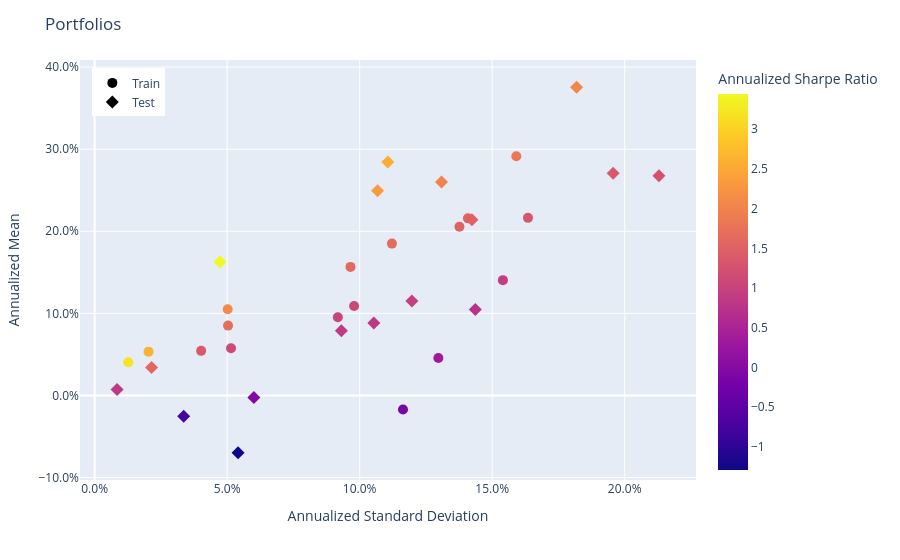

The code cell stored with this chart in its notebook:
### Code cell
population.plot_measures(
    x=RiskMeasure.ANNUALIZED_STANDARD_DEVIATION,
    y=PerfMeasure.ANNUALIZED_MEAN,
    color_scale=RatioMeasure.ANNUALIZED_SHARPE_RATIO,
    hover_measures=[RiskMeasure.MAX_DRAWDOWN, RatioMeasure.ANNUALIZED_SORTINO_RATIO],
)

### Figure 1 — Plotly figure (JSON) as saved in the notebook; plotly's stock layout.template omitted (floating-point values rounded to 4 significant figures)
{"data": [{"customdata": [["Train", 0.03352, 2.897, 2.093], ["Train", 0.04236, 1.817, 1.352], ["Train", 0.1105, 1.373, 1.037], ["Train", 0.09704, 1.595, 1.114], ["Train", 0.08943, 2.335, 1.622], ["Train", 0.01274, 3.837, 2.627], ["Train", 0.05732, 2.396, 1.649], ["Train", 0.01132, 4.478, 3.195], ["Train", 0.2036, 1.913, 1.323], ["Train", 0.102, 2.158, 1.532], ["Train", 0.1416, 1.261, 0.9119], ["Train", 0.2105, -0.2062, -0.1476], ["Train", 0.1416, 0.4949, 0.3519], ["Train", 0.1538, 2.23, 1.494], ["Train", 0.04214, 1.578, 1.12], ["Train", 0.1621, 2.572, 1.832], ["Train", 0.05715, 2.609, 1.691]], "hovertemplate": "<b>%{hovertext}</b><br><br>tag=%{customdata[0]}<br>Annualized Standard Deviation=%{x:.3f}<br>Annualized Mean=%{y:.3f}<br>MAX Drawdown=%{customdata[1]:.3f}<br>Annualized Sortino Ratio=%{customdata[2]:.3f}<br>Annualized Sharpe Ratio=%{marker.color:.3f}<extra></extra>", "hovertext": ["Fold 0", "Fold 1", "Fold 2", "Fold 3", "Fold 4", "Fold 5", "Fold 6", "Fold 7", "Fold 8", "Fold 9", "Fold 10", "Fold 11", "Fold 12", "Fold 13", "Fold 14", "Fold 15", "Fold 16"], "legendgroup": "Train", "marker": {"color": [2.093, 1.352, 1.037, 1.114, 1.622, 2.627, 1.649, 3.195, 1.323, 1.532, 0.9119, -0.1476, 0.3519, 1.494, 1.12, 1.832, 1.691], "coloraxis": "coloraxis", "size": 10, "symbol": "circle"}, "mode": "markers", "name": "Train", "orientation": "v", "showlegend": true, "type": "scatter", "x": [0.05021, 0.04019, 0.09176, 0.09789, 0.09653, 0.02033, 0.1122, 0.01269, 0.1635, 0.1409, 0.154, 0.1163, 0.1297, 0.1377, 0.05146, 0.1591, 0.05034], "xaxis": "x", "y": [0.1051, 0.05434, 0.0952, 0.109, 0.1566, 0.05341, 0.185, 0.04054, 0.2164, 0.2157, 0.1405, -0.01718, 0.04563, 0.2056, 0.05762, 0.2915, 0.08513], "yaxis": "y"}, {"customdata": [["Test", 0.04684, -1.661, -1.289], ["Test", 0.0456, -0.05247, -0.04007], ["Test", 0.04557, 2.889, 1.986], ["Test", 0.05121, 3.415, 2.337], ["Test", 0.1028, 2.054, 1.504], ["Test", 0.01165, 2.094, 1.591], ["Test", 0.04335, 1.266, 0.8478], ["Test", 0.009102, 1.101, 0.8621], ["Test", 0.1024, 1.011, 0.7298], ["Test", 0.1068, 1.399, 0.9611], ["Test", 0.06314, 1.148, 0.8383], ["Test", 0.03055, 3.86, 2.571], ["Test", 0.1154, 1.926, 1.383], ["Test", 0.1263, 1.663, 1.257], ["Test", 0.01349, 5.353, 3.442], ["Test", 0.09547, 3.028, 2.064], ["Test", 0.01427, -1.063, -0.7517]], "hovertemplate": "<b>%{hovertext}</b><br><br>tag=%{customdata[0]}<br>Annualized Standard Deviation=%{x:.3f}<br>Annualized Mean=%{y:.3f}<br>MAX Drawdown=%{customdata[1]:.3f}<br>Annualized Sortino Ratio=%{customdata[2]:.3f}<br>Annualized Sharpe Ratio=%{marker.color:.3f}<extra></extra>", "hovertext": ["Fold 0", "Fold 1", "Fold 2", "Fold 3", "Fold 4", "Fold 5", "Fold 6", "Fold 7", "Fold 8", "Fold 9", "Fold 10", "Fold 11", "Fold 12", "Fold 13", "Fold 14", "Fold 15", "Fold 16"], "legendgroup": "Test", "marker": {"color": [-1.289, -0.04007, 1.986, 2.337, 1.504, 1.591, 0.8478, 0.8621, 0.7298, 0.9611, 0.8383, 2.571, 1.383, 1.257, 3.442, 2.064, -0.7517], "coloraxis": "coloraxis", "size": 10, "symbol": "diamond"}, "mode": "markers", "name": "Test", "orientation": "v", "showlegend": true, "type": "scatter", "x": [0.05412, 0.06008, 0.1309, 0.1067, 0.1424, 0.02148, 0.09309, 0.008453, 0.1436, 0.1197, 0.1053, 0.1106, 0.1956, 0.2129, 0.04731, 0.1819, 0.0336], "xaxis": "x", "y": [-0.06976, -0.002407, 0.2599, 0.2495, 0.2141, 0.03417, 0.07892, 0.007288, 0.1048, 0.115, 0.08832, 0.2844, 0.2706, 0.2677, 0.1628, 0.3754, -0.02525], "yaxis": "y"}], "layout": {"coloraxis": {"colorbar": {"title": {"text": "Annualized Sharpe Ratio"}}, "colorscale": [[0, "#0d0887"], [0.1111, "#46039f"], [0.2222, "#7201a8"], [0.3333, "#9c179e"], [0.4444, "#bd3786"], [0.5556, "#d8576b"], [0.6667, "#ed7953"], [0.7778, "#fb9f3a"], [0.8889, "#fdca26"], [1, "#f0f921"]]}, "legend": {"title": {}, "tracegroupgap": 0, "x": 0.02, "xanchor": "left", "y": 0.98, "yanchor": "top"}, "margin": {"t": 60}, "title": {"text": "Portfolios"}, "xaxis": {"anchor": "y", "domain": [0, 1], "tickformat": ",.1%", "title": {"text": "Annualized Standard Deviation"}}, "yaxis": {"anchor": "x", "domain": [0, 1], "tickformat": ",.1%", "title": {"text": "Annualized Mean"}}}}
